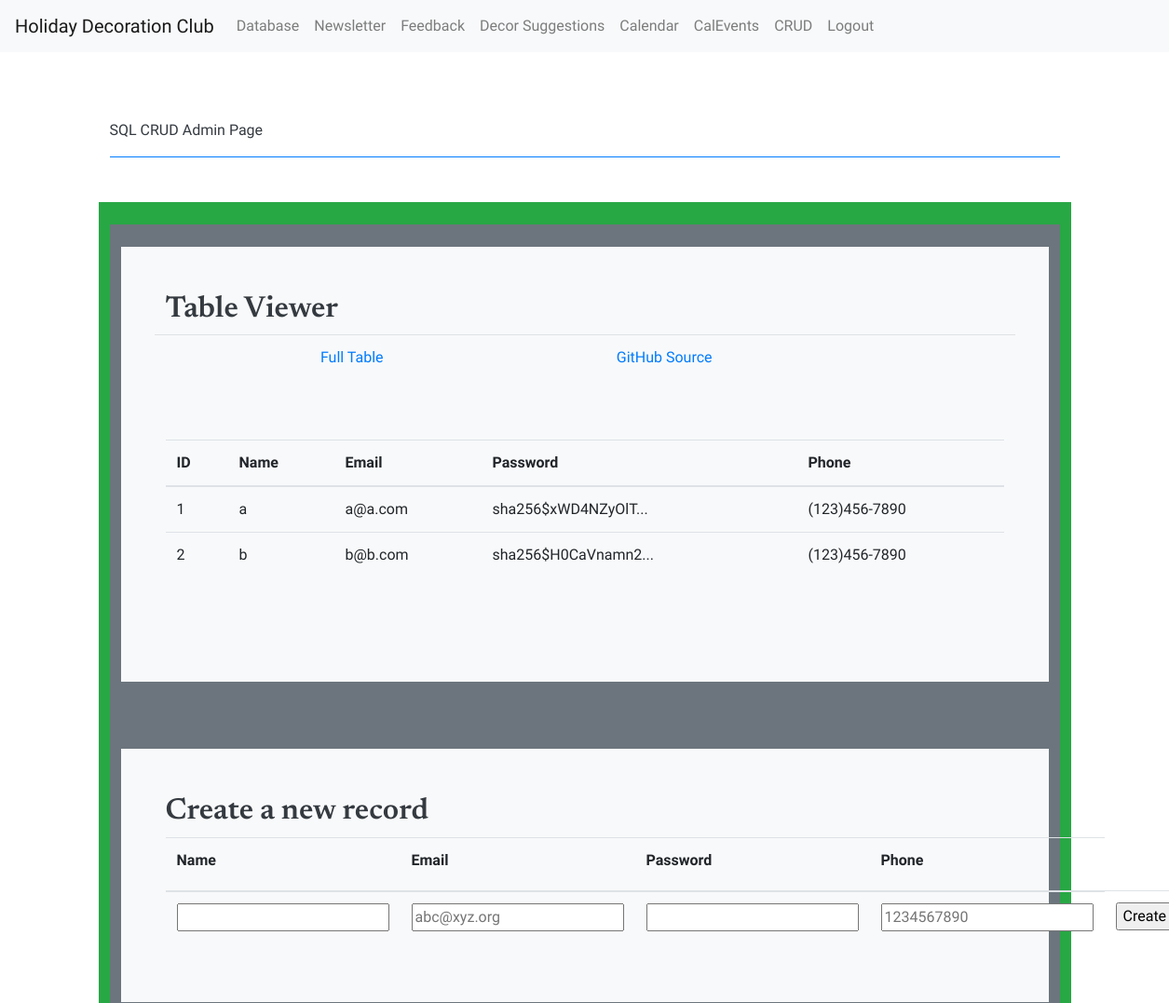
The page /crud/ (signed in, upper part) on the database as committed earlier.
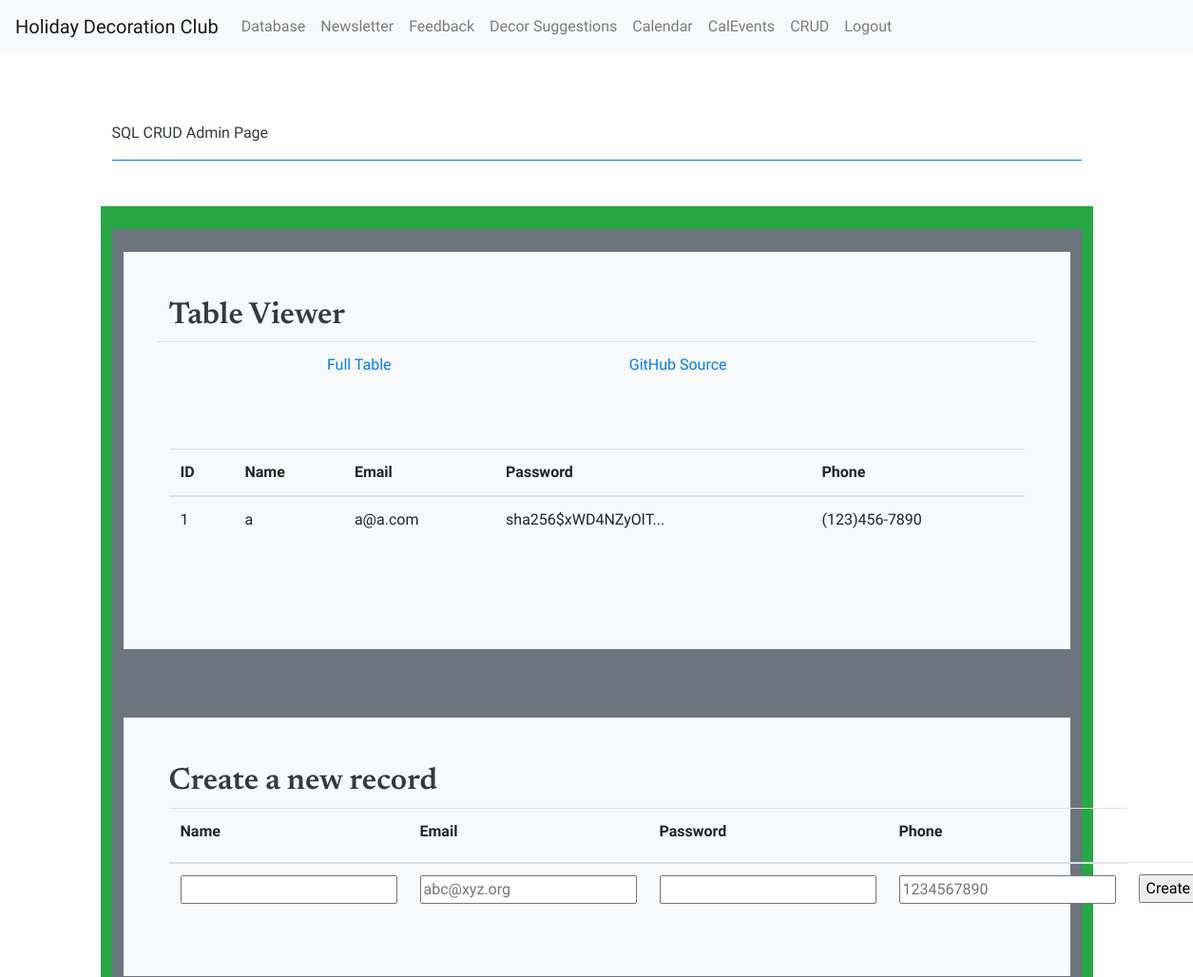
The same page on the database as committed later.
### cruddy/model.py (models this page shows, shortened)
class Users(UserMixin, db.Model):
    userID = db.Column(db.Integer, primary_key=True)
    name = db.Column(db.String(255), unique=False, nullable=False)
    email = db.Column(db.String(255), unique=True, nullable=False)
    password = db.Column(db.String(255), unique=False, nullable=False)
    phone = db.Column(db.String(255), unique=False, nullable=False)
    def read(self):
        return {
            "userID": self.userID,
            "name": self.name,
            "email": self.email,
            "password": self.password,
            "phone": self.phone,
            "query": "by_alc"  # This is for fun, a little watermark
        }

### cruddy/app_crud.py (the view)
@app_crud.route('/')
@login_required  # Flask-Login uses this decorator to restrict acess to logged in users
def crud():
    return render_template("crud.html", table=users_all())

### cruddy/query.py (called while the page is built)
def users_all():
    return users_all_alc()

def users_all_alc():
    table = Users.query.all()
    json_ready = [peep.read() for peep in table]
    return json_ready

@login_manager.user_loader
def user_loader(user_id):
    if user_id is not None:
        return Users.query.get(user_id)
    return None

### cruddy/templates/cruddy/crud.html (shortened to what this page needs)
<!DOCTYPE html>
{% extends "layouts/pagelayout.html" %}
{% block content %}
    <div class="container py-4">
        <header class="pb-3 mb-4 border-bottom border-primary text-dark">
            <span class="fs-4">SQL CRUD Admin Page</span>
        </header>
    </div>
    <div class="container py-4 text-light bg-success">
        <div class="container bg-secondary py-4">
            <div class="p-5 mb-4 bg-light text-dark rounded-3">
                <h2>Table Viewer</h2>
                <div class="row align-items-md-stretch">
                    <table class="table">
                        <tbody>
                        <tr>
                            <td></td>
                            <td></td>
                            <td><a href={{url_for('crud.crud')}}>Full Table </a></td>
                            <td><a href="https://github.com/nighthawkcoders/nighthawk_csp/tree/master/crud">GitHub Source</a></td>
                        </tr>
                        </tbody>
                    </table>
                </div>
                <div class="row align-items-md-stretch">
                    <div class="container-fluid py-5">
                        <table class="table">
                            <thead>
                            <tr>
                                <th>ID</th>
                                <th>Name</th>
                                <th>Email</th>
                                <th>Password</th>
                                <th>Phone</th>
                            </tr>
                            </thead>
                            <tbody>
                            {% for row in table %}
                                {% set pn = "" ~ row['phone'] %}
                                {% set pnf = "(" ~ pn[0:3] ~ ")" ~ pn[3:6] ~ "-" ~ pn[6:10] %}
                                <tr>
                                    <td>{{ row['userID'] }}</td>
                                    <td>{{ row['name'] }}</td>
                                    <td>{{ row['email'] }}</td>
                                    <td>{{ row['password'] | truncate(20) }}</td>
                                    <td>{{ pnf }}</td>
                                </tr>
                            {% endfor %}
                            </tbody>
                        </table>
                    </div>
                </div>
            </div>
        </div>
        <div class="container bg-secondary py-4">
            <div class="p-5 mb-4 bg-light text-dark rounded-3">
                <h2>Create a new record</h2>
                <form method="POST" ID="create" action={{url_for('crud.create')}} >
                    <table class="table">
                        <thead>
                        <tr>
                            <th><label for="name">Name</label></th>
                            <th><label for="email">Email</label></th>
                            <th><label for="password">Password</label></th>
                            <th><label for="phone">Phone</label></th>
                        </tr>
                        </thead>
                        <tbody>
                        <tr>
                            <td><input type="text" name="name" id="name" required></td>
                            <td><input type="email" name="email" id="email" placeholder="abc@xyz.org" required></td>
                            <td><input type="password" name="password" id="password" required></td>
                            <td><input type="tel" name="phone" id="phone" pattern="[0-9]{10}" placeholder="1234567890" required></td>
                            <td><input type="submit" value="Create"></td>
                        </tr>
                        </tbody>
                    </table>
                </form>
            </div>
        </div>
    </div>
{% endblock %}

### templates/layouts/pagelayout.html (shortened to what this page needs)
<!DOCTYPE html>
{% extends "layouts/base.html" %}
{% block body %}
<html lang="en">
<head>
    <link href="https://cdn.jsdelivr.net/npm/bootstrap-icons@1.5.0/font/bootstrap-icons.css" rel="stylesheet" />
</head>
<section>
    <div class="container px-5">
        <div class="row gx-5 align-items-center justify-content-center justify-content-lg-between">
            <div class="col-12 col-lg-5">
            </div>
        </div>
    </div>
</section>
<body id="page-top">
<section>
    <div class="container px-5">
        {% block content %}
        {% endblock %}
    </div>
</section>
</body>
{% endblock %}

### templates/layouts/base.html (shortened to what this page needs)
<!DOCTYPE HTML>
<html lang="en">
<head>
    <link rel="stylesheet" href="https://stackpath.bootstrapcdn.com/bootstrap/4.3.1/css/bootstrap.min.css">
    <link rel="stylesheet" href="/static/assets/scss">
</head>
<body>
{% include "layouts/navbar.html" %}
{% block body %}
{% endblock %}
</body>
</html>

### templates/layouts/navbar.html (shortened to what this page needs)
<nav class="navbar navbar-expand-lg navbar-light bg-light">
    <a class="navbar-brand" href="/">Holiday Decoration Club</a>
    <div class="collapse navbar-collapse" id="navbarNavAltMarkup">
        <div class="navbar-nav">
            <a class="nav-link" href="/">Database</a>
            <a class="nav-link" href="/newsletter">Newsletter</a>
            <a class="nav-link" href="/feedback">Feedback</a>
            <a class="nav-link" href="/suggest">Decor Suggestions</a>
            <a class="nav-link" href="/calendar2">Calendar</a>
            <a class="nav-link" href="/event">CalEvents</a>
            <a class="nav-link" href={{ url_for('crud.crud') }}>CRUD</a>
            {% if current_user.name|length != 0 %}
                <a class="nav-link" href={{ url_for('crud.logout') }}>Logout</a>
            {% else %}
                <a class="nav-link" href={{ url_for('crud.crud_login') }}>Login</a>
            {% endif %}
        </div>
    </div>
</nav>

### templates/layouts/pagelayout.html (style rules this page uses)
:root { --bs-blue: #2937f0; --bs-indigo: #6610f2; --bs-purple: #9f1ae2; --bs-pink: #d63384; --bs-red: #dc3545; --bs-orange: #fd7e14; --bs-yellow: #ffc107; --bs-green: #198754; --bs-teal: #20c997; --bs-cyan: #0dcaf0; --bs-white: #fff; --bs-gray: #6c757d; --bs-gray-dark: #343a40; --bs-gray-100: #f8f9fa; --bs-gray-200: #e9ecef; --bs-gray-300: #dee2e6; --bs-gray-400: #ced4da; --bs-gray-500: #adb5bd; --bs-gray-600: #6c757d; --bs-gray-700: #495057; --bs-gray-800: #343a40; --bs-gray-900: #212529; --bs-primary: #2937f0; --bs-secondary: #9f1ae2; --bs-success: #198754; --bs-info: #0dcaf0; --bs-warning: #ffc107; --bs-danger: #dc3545; --bs-light: #f8f9fa; --bs-dark: #212529; --bs-primary-rgb: 41, 55, 240; --bs-secondary-rgb: 159, 26, 226; --bs-success-rgb: 25, 135, 84; --bs-info-rgb: 13, 202, 240; --bs-warning-rgb: 255, 193, 7; --bs-danger-rgb: 220, 53, 69; --bs-light-rgb: 248, 249, 250; --bs-dark-rgb: 33, 37, 41; --bs-white-rgb: 255, 255, 255; --bs-black-rgb: 0, 0, 0; --bs-body-color-rgb: 33, 37, 41; --bs-body-bg-rgb: 255, 255, 255; --bs-font-sans-serif: system-ui, -apple-system, "Segoe UI", Roboto, "Helvetica Neue", Arial, "Noto Sans", "Liberation Sans", sans-serif, "Apple Color Emoji", "Segoe UI Emoji", "Segoe UI Symbol", "Noto Color Emoji"; --bs-font-monospace: SFMono-Regular, Menlo, Monaco, Consolas, "Liberation Mono", "Courier New", monospace; --bs-gradient: linear-gradient(180deg, rgba(255, 255, 255, 0.15), rgba(255, 255, 255, 0)); --bs-body-font-family: Mulish, -apple-system, BlinkMacSystemFont, Segoe UI, Roboto, Helvetica Neue, Arial, sans-serif, Apple Color Emoji, Segoe UI Emoji, Segoe UI Symbol, Noto Color Emoji; --bs-body-font-size: 1rem; --bs-body-font-weight: 500; --bs-body-line-height: 1.5; --bs-body-color: #212529; --bs-body-bg: #fff; }
*, *::before, *::after { box-sizing: border-box; }
@media (prefers-reduced-motion: no-preference) { :root { scroll-behavior: smooth; } }
a { text-decoration: none; }
body { margin: 0; font-family: var(--bs-body-font-family); font-size: var(--bs-body-font-size); font-weight: var(--bs-body-font-weight); line-height: var(--bs-body-line-height); color: var(--bs-body-color); text-align: var(--bs-body-text-align); background-color: var(--bs-body-bg); -webkit-text-size-adjust: 100%; -webkit-tap-highlight-color: rgba(0, 0, 0, 0); }
h6, .h6, h5, .h5, h4, .h4, h3, .h3, h2, .h2, h1, .h1 { margin-top: 0; margin-bottom: 0.5rem; font-family: "Newsreader", -apple-system, BlinkMacSystemFont, "Segoe UI", Roboto, "Helvetica Neue", Arial, sans-serif, "Apple Color Emoji", "Segoe UI Emoji", "Segoe UI Symbol", "Noto Color Emoji"; font-weight: 600; line-height: 1.2; }
h2, .h2 { font-size: calc(1.325rem + 0.9vw); }
@media (min-width: 1200px) { h2, .h2 { font-size: 2rem; } }
table { caption-side: bottom; border-collapse: collapse; }
th { text-align: inherit; text-align: -webkit-match-parent; }
thead, tbody, tfoot, tr, td, th { border-color: inherit; border-style: solid; border-width: 0; }
label { display: inline-block; }
input, select, optgroup, textarea { margin: 0; font-family: inherit; font-size: inherit; line-height: inherit; }
button, [type=button], [type=reset], [type=submit] { -webkit-appearance: button; }
button:not(:disabled), [type=button]:not(:disabled), [type=reset]:not(:disabled), [type=submit]:not(:disabled) { cursor: pointer; }
.container, .container-fluid, .container-xxl, .container-xl, .container-lg, .container-md, .container-sm { width: 100%; padding-right: var(--bs-gutter-x, 0.75rem); padding-left: var(--bs-gutter-x, 0.75rem); margin-right: auto; margin-left: auto; }
@media (min-width: 576px) { .container-sm, .container { max-width: 540px; } }
@media (min-width: 768px) { .container-md, .container-sm, .container { max-width: 720px; } }
@media (min-width: 992px) { .container-lg, .container-md, .container-sm, .container { max-width: 960px; } }
@media (min-width: 1200px) { .container-xl, .container-lg, .container-md, .container-sm, .container { max-width: 1140px; } }
.row { --bs-gutter-x: 1.5rem; --bs-gutter-y: 0; display: flex; flex-wrap: wrap; margin-top: calc(-1 * var(--bs-gutter-y)); margin-right: calc(-0.5 * var(--bs-gutter-x)); margin-left: calc(-0.5 * var(--bs-gutter-x)); }
.row > * { flex-shrink: 0; width: 100%; max-width: 100%; padding-right: calc(var(--bs-gutter-x) * 0.5); padding-left: calc(var(--bs-gutter-x) * 0.5); margin-top: var(--bs-gutter-y); }

Rows that differ between the two databases and show on the page:
removed Users: userID "2", name "b", email "b@b.com", password "sha256$H0CaVnamn2...", pnf "(123)456-7890"
